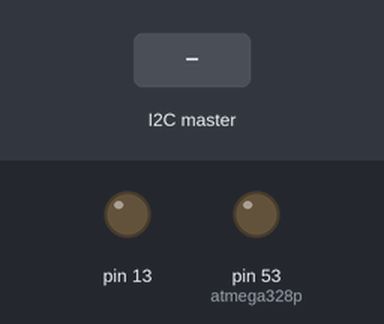
Simulated run of this sketch. Board: Arduino Mega 2560, built with avr-gcc and run on an emulated ATmega2560. On the bench: output pins drawn as LEDs (lit = HIGH). The test bench sets the inputs (shaded band).

Above: at 1.2 s.
1.3 s: the I2C master sends the byte 1
At 3.1 s:
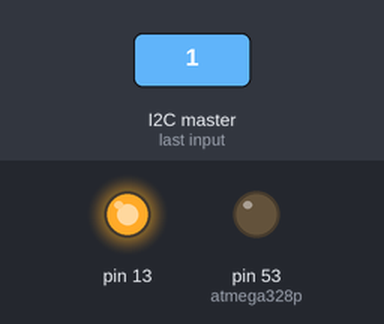
4.3 s: the I2C master sends the byte 2
At 5.7 s:
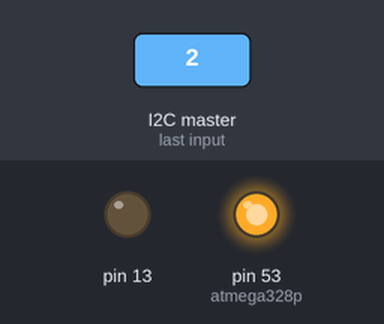
Timing chart, 0 to 7.3 s (numbered marks = the images above; inputs shaded):
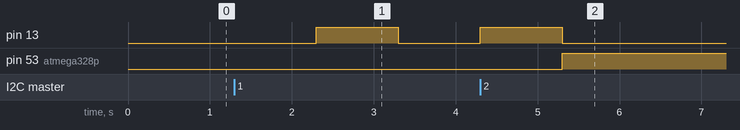

The sketch:

due_i2c_slave.ino
```cpp
#include <Arduino.h>
#include <Wire.h>


#define STATE_BLINK 1
#define STATE_ATMEGA328P 2

#define atmega328p 53

volatile int state = 0;
volatile byte RxByte;
volatile byte TxByte;
volatile byte new_order = 0;

void I2C_RxHandler(int numBytes)
{
	while(Wire.available()) {  // Read Any Received Data
		RxByte = Wire.read();
  	}
	new_order = 1;
}

void I2C_TxHandler(void)
{
	Wire.write(TxByte);
}

void transition_state(int old_state){
	switch(old_state){
		case STATE_BLINK:
		{
			digitalWrite(13, LOW);
		}
		case STATE_ATMEGA328P:
		{
			digitalWrite(atmega328p, LOW);
		}
	}
	TxByte = 0xFF;
}

void start_builtin_blink(){
	pinMode(13, OUTPUT);
	state = STATE_BLINK;
	TxByte = 0x01;
}

void start_atmega328p(){
	pinMode(atmega328p, OUTPUT);
	state = STATE_ATMEGA328P;
	TxByte = 0x02;
}

void setup() {

	Wire.begin(0x55); // Initialize I2C (Slave Mode: address=0x55 )
	Wire.onReceive(I2C_RxHandler);
	Wire.onRequest(I2C_TxHandler);
}


void loop() {
	if(new_order){
		switch(RxByte){
			case 0b00000001:
				{
					transition_state(state);
					start_builtin_blink();
				}break;
			case 0x02:
				{
					transition_state(state);
					start_atmega328p();
				}break;
			case 'q':
				{
					transition_state(state);
					state = 0;
				}
			default:break;
		}
		new_order = 0;
	}
	switch(state){
		case STATE_BLINK:
			{
				delay(1000);
				digitalWrite(13, HIGH);
				delay(1000);
				digitalWrite(13, LOW);
			}break;
		case STATE_ATMEGA328P:
			{
				if(digitalRead(atmega328p) == LOW){
					digitalWrite(atmega328p, HIGH);
				}
			}break;
	}
}
```

Measured:
- after the input at 1.3 s, pin 13: LOW → HIGH after 1.0 s, → LOW 1.0 s later
- after the input at 4.3 s, pin 13: goes on until 5.3 s, then stays LOW; pin 53 (atmega328p): LOW → HIGH after 1.0 s
